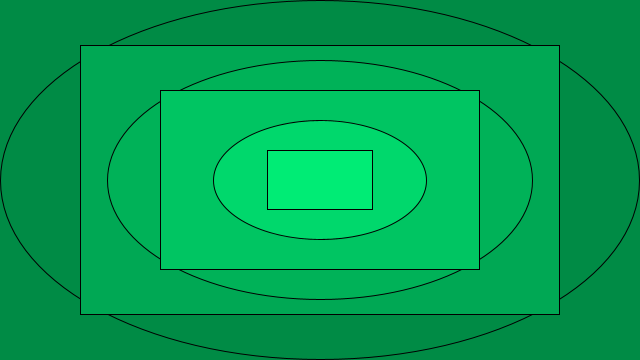
Frame 1 (no input)
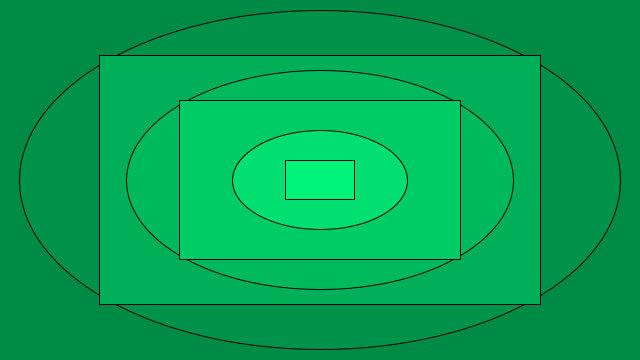
Frame 60 (the mouse pressed at the canvas centre just before this capture)
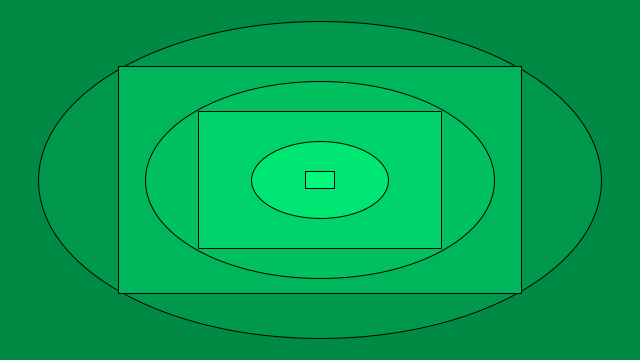
Frame 120 (the mouse held since frame 60 and released just before this capture)

The Processing sketch that drew these frames (run headless with seeded random() and noise(); from frame 60 on, the mouse is pressed at the canvas centre):

// Processing sketch: processing_83901
// ── processing_83901.pde

final color DARKEST = color(0, 139, 69);
final color BRIGHTEST = color(0,255,127);
final float RATE = 0.001;

Shape[] shapes = new Shape[6];
    

void setup() {
  size(640, 360);
  background(0, 139, 69);
  rectMode(CENTER);
  ellipseMode(CENTER);
  
  // small shapes are drawn later than big shapes
  shapes[0] = new Ellipse(1.0);
  shapes[1] = new Rect(0.75);
  shapes[2] = new Ellipse(0.666);
  shapes[3] = new Rect(0.5);
  shapes[4] = new Ellipse(0.333);
  shapes[5] = new Rect(0.1666);
}


void draw() {
  background(0, 139, 69);

  // sort by size:
  if (shapes[6-1].ratio > shapes[6-2].ratio) {
    Shape temp = shapes[6-1];
    for (int i=6-2; i>=0; --i) {
      shapes[i+1] = shapes[i];
    }
    shapes[0] = temp;
  }
  
  for (int i=0; i<6; ++i) {
    shapes[i].update();
    shapes[i].draw();
  }
}


class Shape {
  float ratio;
  
  Shape(float r) {
    ratio = r;
  }
  
  void update() {
    ratio -= RATE;
    if (ratio < 0) {
      ratio = 1.0;
    }
  }
  
  void draw() {
    fill(lerpColor(BRIGHTEST, DARKEST, ratio));
  }
}


class Rect extends Shape {
  Rect(float r) {
    super(r);
  }
  
  void draw() {
    super.draw();
    rect(width/2, height/2, width*ratio, height*ratio);
  }
}


class Ellipse extends Shape {
  Ellipse(float r) {
    super(r);
  }
  
  void draw() {
    super.draw();
    ellipse(width/2, height/2, width*ratio, height*ratio);
  }
}


/*

fill (0,205,102);
ellipse (320,180,640, 360);

fill(0,238,118);
rectMode(CENTER);
rect(320,180,380,290);

fill(0,255,127);
ellipse(320,180,380,290);


fill(0, 139, 69);
rectMode(CENTER);
rect(320,180,275,203);


fill (0,205,102);
ellipse(320,180,275,203);

fill (0,238,118);
rectMode(CENTER);
rect(320,180,180,155);

fill(0,255,127);
ellipse(320,180,180,155);
*/
